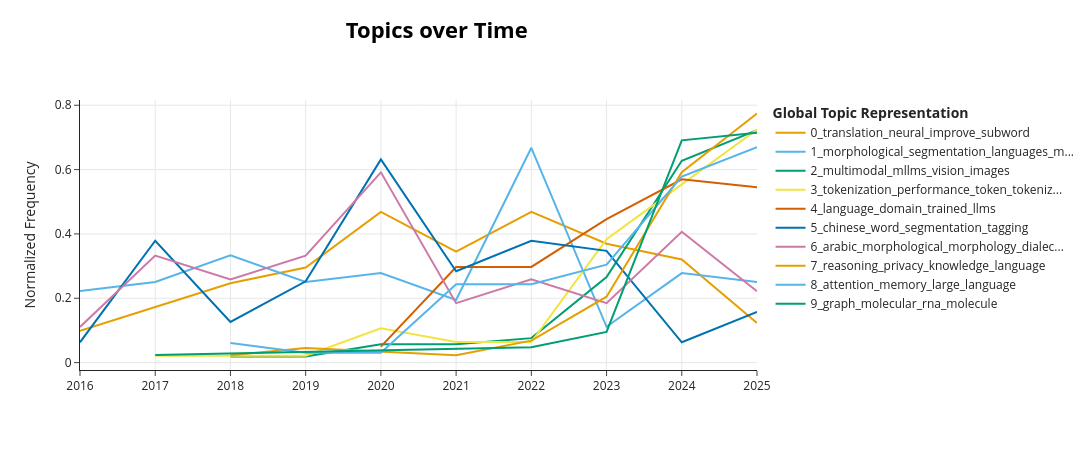

Notebook source saved alongside this figure:
### Code cell
years = real_tokenization[~real_tokenization['exclude']]['year'].to_list()
topics_over_time = model.topics_over_time(motivations, years)
model.visualize_topics_over_time(topics_over_time, normalize_frequency=True, top_n_topics=10)

### Figure 1 — Plotly figure (JSON) as saved in the notebook; plotly's stock layout.template omitted (floating-point values rounded to 4 significant figures)
{"data": [{"hoverinfo": "text", "hovertext": ["<b>Topic 0</b><br>Words: translation, machine, neural, bilingual, nmt", "<b>Topic 0</b><br>Words: translation, neural, bidirectional, nmt, subword", "<b>Topic 0</b><br>Words: translation, neural, improve, quality, subword", "<b>Topic 0</b><br>Words: translation, machine, neural, nmt, systems", "<b>Topic 0</b><br>Words: translation, neural, improve, subword, nmt", "<b>Topic 0</b><br>Words: translation, neural, subword, improve, training", "<b>Topic 0</b><br>Words: translation, neural, multilingual, nmt, improve", "<b>Topic 0</b><br>Words: translation, neural, subword, improve, quality", "<b>Topic 0</b><br>Words: translation, neural, augmentation, subword, improve", "<b>Topic 0</b><br>Words: translation, neural, mnmt, phonetic, multilingual"], "marker": {"color": "#E69F00"}, "mode": "lines", "name": "0_translation_neural_improve_subword", "type": "scatter", "x": [2016, 2017, 2018, 2019, 2020, 2021, 2022, 2023, 2024, 2025], "y": [0.09859, 0.1725, 0.2465, 0.2958, 0.4683, 0.3451, 0.4683, 0.3697, 0.3204, 0.1232]}, {"hoverinfo": "text", "hovertext": ["<b>Topic 1</b><br>Words: morphological, morpheme, segmentation, languages, morphotactics", "<b>Topic 1</b><br>Words: morphological, segmentation, languages, unsupervised, sequence", "<b>Topic 1</b><br>Words: morphological, segmentation, languages, unsupervised, morphemes", "<b>Topic 1</b><br>Words: morphological, languages, segmentation, morpheme, unsupervised", "<b>Topic 1</b><br>Words: morphological, languages, segmentation, unsupervised, morphemes", "<b>Topic 1</b><br>Words: morphological, segmentation, morphology, morphemes, language", "<b>Topic 1</b><br>Words: morphological, segmentation, languages, unsupervised, morpheme", "<b>Topic 1</b><br>Words: morphological, inflection, segmentation, morphemes, languages", "<b>Topic 1</b><br>Words: morphological, languages, segmentation, unsupervised, morphology", "<b>Topic 1</b><br>Words: morphological, segmentation, languages, unsupervised, linguistics"], "marker": {"color": "#56B4E9"}, "mode": "lines", "name": "1_morphological_segmentation_languages_m...", "type": "scatter", "x": [2016, 2017, 2018, 2019, 2020, 2021, 2022, 2023, 2024, 2025], "y": [0.2226, 0.2504, 0.3338, 0.2504, 0.2782, 0.1947, 0.6677, 0.1113, 0.2782, 0.2504]}, {"hoverinfo": "text", "hovertext": ["<b>Topic 2</b><br>Words: visual, features, pixels, learned, characters", "<b>Topic 2</b><br>Words: video, dialogues, turn, scenes, answering", "<b>Topic 2</b><br>Words: visual, supervision, advancement, modify, controllability", "<b>Topic 2</b><br>Words: text, visual, cogview, captions, autoencoders", "<b>Topic 2</b><br>Words: multimodal, visual, alignment, text, visualization", "<b>Topic 2</b><br>Words: visual, multimodal, text, modalities, representation", "<b>Topic 2</b><br>Words: multimodal, visual, mllms, vision, images", "<b>Topic 2</b><br>Words: and, multimodal, visual, vision, mllms"], "marker": {"color": "#009E73"}, "mode": "lines", "name": "2_multimodal_mllms_vision_images", "type": "scatter", "x": [2018, 2019, 2020, 2021, 2022, 2023, 2024, 2025], "y": [0.01902, 0.01902, 0.05705, 0.05705, 0.07607, 0.2662, 0.6276, 0.7227]}, {"hoverinfo": "text", "hovertext": ["<b>Topic 3</b><br>Words: adpositions, adposition, annotation, revise, coverage", "<b>Topic 3</b><br>Words: notion, units, multiword, boundary, expressions", "<b>Topic 3</b><br>Words: bytepair, encoding, mapping, entities, understanding", "<b>Topic 3</b><br>Words: tokenization, personalized, bpe, language, encoding", "<b>Topic 3</b><br>Words: tokenizations, tokenization, likelihood, marginal, incompatible", "<b>Topic 3</b><br>Words: of, simplification, tokenization, token, nlp", "<b>Topic 3</b><br>Words: and, tokenization, of, language, performance", "<b>Topic 3</b><br>Words: and, tokenization, language, tokenizers, tokenizer", "<b>Topic 3</b><br>Words: tokenization, language, performance, token, bpe"], "marker": {"color": "#F0E442"}, "mode": "lines", "name": "3_tokenization_performance_token_tokeniz...", "type": "scatter", "x": [2017, 2018, 2019, 2020, 2021, 2022, 2023, 2024, 2025], "y": [0.02131, 0.02131, 0.02131, 0.1066, 0.06393, 0.06393, 0.3836, 0.5541, 0.7246]}, {"hoverinfo": "text", "hovertext": ["<b>Topic 4</b><br>Words: spans, pre, involve, training, stage", "<b>Topic 4</b><br>Words: training, trained, pretraining, adapting, roberta", "<b>Topic 4</b><br>Words: training, language, trained, domain, tasks", "<b>Topic 4</b><br>Words: pre, language, training, domain, masked", "<b>Topic 4</b><br>Words: language, pre, llms, trained, domain", "<b>Topic 4</b><br>Words: language, llms, recommendation, optimization, model"], "marker": {"color": "#D55E00"}, "mode": "lines", "name": "4_language_domain_trained_llms", "type": "scatter", "x": [2020, 2021, 2022, 2023, 2024, 2025], "y": [0.04955, 0.2973, 0.2973, 0.446, 0.5699, 0.5451]}, {"hoverinfo": "text", "hovertext": ["<b>Topic 5</b><br>Words: dictionary, chinese, annotation, segmentation, word", "<b>Topic 5</b><br>Words: chinese, word, segmentation, tagging, neural", "<b>Topic 5</b><br>Words: chinese, word, segmentation, mongolian, segmental", "<b>Topic 5</b><br>Words: chinese, word, segmentation, tagging, domain", "<b>Topic 5</b><br>Words: and, chinese, segmentation, word, tagging", "<b>Topic 5</b><br>Words: chinese, and, segmentation, word, domain", "<b>Topic 5</b><br>Words: chinese, segmentation, word, tagging, part", "<b>Topic 5</b><br>Words: chinese, the, segmentation, word, poetry", "<b>Topic 5</b><br>Words: and, chinese, poetry, word, segmentation", "<b>Topic 5</b><br>Words: chinese, word, segmentation, poetry, errors"], "marker": {"color": "#0072B2"}, "mode": "lines", "name": "5_chinese_word_segmentation_tagging", "type": "scatter", "x": [2016, 2017, 2018, 2019, 2020, 2021, 2022, 2023, 2024, 2025], "y": [0.06315, 0.3789, 0.1263, 0.2526, 0.6315, 0.2842, 0.3789, 0.3473, 0.06315, 0.1579]}, {"hoverinfo": "text", "hovertext": ["<b>Topic 6</b><br>Words: arabic, expressions, farasa, annotators, diacritization", "<b>Topic 6</b><br>Words: arabic, morphological, dialectal, dependency, dialect", "<b>Topic 6</b><br>Words: arabic, morphological, hebrew, language, morphologically", "<b>Topic 6</b><br>Words: arabic, morphological, tibetan, dialectal, dialect", "<b>Topic 6</b><br>Words: arabic, morphological, language, kurdish, hadith", "<b>Topic 6</b><br>Words: uyghur, morphological, gitksan, arabic, syntactic", "<b>Topic 6</b><br>Words: arabic, nlp, language, hebrew, morphological", "<b>Topic 6</b><br>Words: arabic, ethnic, literature, morphological, annotation", "<b>Topic 6</b><br>Words: arabic, prosodic, morphological, syntactic, language", "<b>Topic 6</b><br>Words: arabic, morphology, indonesian, language, nlp"], "marker": {"color": "#CC79A7"}, "mode": "lines", "name": "6_arabic_morphological_morphology_dialec...", "type": "scatter", "x": [2016, 2017, 2018, 2019, 2020, 2021, 2022, 2023, 2024, 2025], "y": [0.1109, 0.3326, 0.2587, 0.3326, 0.5914, 0.1848, 0.2587, 0.1848, 0.4066, 0.2218]}, {"hoverinfo": "text", "hovertext": ["<b>Topic 7</b><br>Words: partitioning, stages, generates, sentences, order", "<b>Topic 7</b><br>Words: subtraction, situations, knowledge, quantities, commonsense", "<b>Topic 7</b><br>Words: ai, hyperclova, products, prototype, interface", "<b>Topic 7</b><br>Words: privacy, leakage, unfaithful, memorization, abstractive", "<b>Topic 7</b><br>Words: numbers, reasoning, mathematical, sanitization, knowledge", "<b>Topic 7</b><br>Words: and, knowledge, privacy, language, watermarking", "<b>Topic 7</b><br>Words: reasoning, privacy, language, knowledge, capabilities"], "marker": {"color": "#E69F00"}, "mode": "lines", "name": "7_reasoning_privacy_knowledge_language", "type": "scatter", "x": [2018, 2019, 2021, 2022, 2023, 2024, 2025], "y": [0.02277, 0.04555, 0.02277, 0.06832, 0.205, 0.5921, 0.7743]}, {"hoverinfo": "text", "hovertext": ["<b>Topic 8</b><br>Words: and, compression, detokenizer, softmax, memory", "<b>Topic 8</b><br>Words: passage, grain, comprehension, reading, network", "<b>Topic 8</b><br>Words: algebraic, operand, fragmentation, separation, expression", "<b>Topic 8</b><br>Words: and, reducing, tuning, attention, memory", "<b>Topic 8</b><br>Words: bert, computational, memory, reducing, attention", "<b>Topic 8</b><br>Words: and, attention, reduce, computational, distillation", "<b>Topic 8</b><br>Words: and, memory, tuning, attention, compression", "<b>Topic 8</b><br>Words: attention, computational, context, memory, compression"], "marker": {"color": "#56B4E9"}, "mode": "lines", "name": "8_attention_memory_large_language", "type": "scatter", "x": [2018, 2019, 2020, 2021, 2022, 2023, 2024, 2025], "y": [0.06089, 0.03044, 0.03044, 0.2435, 0.2435, 0.3044, 0.5784, 0.6697]}, {"hoverinfo": "text", "hovertext": ["<b>Topic 9</b><br>Words: sequences, proteins, mapping, graph, unsupervised", "<b>Topic 9</b><br>Words: and, graph, edges, nodes, imbalance", "<b>Topic 9</b><br>Words: graph, molecular, mgm, genomic, decoders", "<b>Topic 9</b><br>Words: graph, molecular, rna, cell, molecule", "<b>Topic 9</b><br>Words: graph, molecular, rna, molecule, sequence"], "marker": {"color": "#009E73"}, "mode": "lines", "name": "9_graph_molecular_rna_molecule", "type": "scatter", "x": [2017, 2022, 2023, 2024, 2025], "y": [0.02382, 0.04765, 0.09529, 0.6909, 0.7147]}], "layout": {"height": 450, "hoverlabel": {"bgcolor": "white", "font": {"family": "Rockwell", "size": 16}}, "legend": {"title": {"text": "<b>Global Topic Representation"}}, "title": {"font": {"color": "Black", "size": 22}, "text": "<b>Topics over Time</b>", "x": 0.4, "xanchor": "center", "y": 0.95, "yanchor": "top"}, "width": 1250, "xaxis": {"showgrid": true}, "yaxis": {"showgrid": true, "title": {"text": "Normalized Frequency"}}}}
